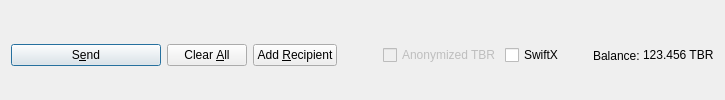
         <widget class="QFrame" name="frame_Send">
          <layout class="QHBoxLayout" name="horizontalLayout">
           <property name="bottomMargin">
            <number>0</number>
           </property>
           <item>
            <widget class="QPushButton" name="sendButton">
             <property name="minimumSize">
              <size>
               <width>150</width>
               <height>0</height>
              </size>
             </property>
             <property name="toolTip">
              <string>Confirm the send action</string>
             </property>
             <property name="text">
              <string>S&amp;end</string>
             </property>
             <property name="icon">
              <iconset resource="../Tiberium.qrc">
               <normaloff>:/icons/send</normaloff>:/icons/send</iconset>
             </property>
             <property name="autoDefault">
              <bool>false</bool>
             </property>
             <property name="default">
              <bool>true</bool>
             </property>
            </widget>
           </item>
           <item>
            <widget class="QPushButton" name="clearButton">
             <property name="sizePolicy">
              <sizepolicy hsizetype="Minimum" vsizetype="Fixed">
               <horstretch>0</horstretch>
               <verstretch>0</verstretch>
              </sizepolicy>
             </property>
             <property name="toolTip">
              <string>Clear all fields of the form.</string>
             </property>
             <property name="text">
              <string>Clear &amp;All</string>
             </property>
             <property name="icon">
              <iconset resource="../Tiberium.qrc">
               <normaloff>:/icons/remove</normaloff>:/icons/remove</iconset>
             </property>
             <property name="autoDefault">
              <bool>false</bool>
             </property>
            </widget>
           </item>
           <item>
            <widget class="QPushButton" name="addButton">
             <property name="toolTip">
              <string>Send to multiple recipients at once</string>
             </property>
             <property name="text">
              <string>Add &amp;Recipient</string>
             </property>
             <property name="icon">
              <iconset resource="../Tiberium.qrc">
               <normaloff>:/icons/add</normaloff>:/icons/add</iconset>
             </property>
             <property name="autoDefault">
              <bool>false</bool>
             </property>
            </widget>
           </item>
           <item>
            <spacer name="horizontalSpacer">
             <property name="orientation">
              <enum>Qt::Horizontal</enum>
             </property>
             <property name="sizeHint" stdset="0">
              <size>
               <width>40</width>
               <height>20</height>
              </size>
             </property>
            </spacer>
           </item>
           <item>
            <layout class="QHBoxLayout" name="horizontalLayout_2">
             <property name="spacing">
              <number>3</number>
             </property>
             <item>
              <widget class="QCheckBox" name="checkzTBR">
               <property name="enabled">
                <bool>false</bool>
               </property>
               <property name="text">
                <string>Anonymized TBR</string>
               </property>
              </widget>
             </item>
             <item>
              <widget class="QCheckBox" name="checkSwiftTX">
               <property name="enabled">
                <bool>true</bool>
               </property>
               <property name="minimumSize">
                <size>
                 <width>85</width>
                 <height>0</height>
                </size>
               </property>
               <property name="text">
                <string>SwiftX</string>
               </property>
              </widget>
             </item>
             <item>
              <widget class="QLabel" name="label">
               <property name="text">
                <string>Balance:</string>
               </property>
              </widget>
             </item>
             <item>
              <widget class="QLabel" name="labelBalance">
               <property name="sizePolicy">
                <sizepolicy hsizetype="Preferred" vsizetype="Fixed">
                 <horstretch>0</horstretch>
                 <verstretch>0</verstretch>
                </sizepolicy>
               </property>
               <property name="cursor">
                <cursorShape>IBeamCursor</cursorShape>
               </property>
               <property name="text">
                <string notr="true">123.456 TBR</string>
               </property>
               <property name="textInteractionFlags">
                <set>Qt::LinksAccessibleByMouse|Qt::TextSelectableByKeyboard|Qt::TextSelectableByMouse</set>
               </property>
              </widget>
             </item>
            </layout>
           </item>
          </layout>
         </widget>
